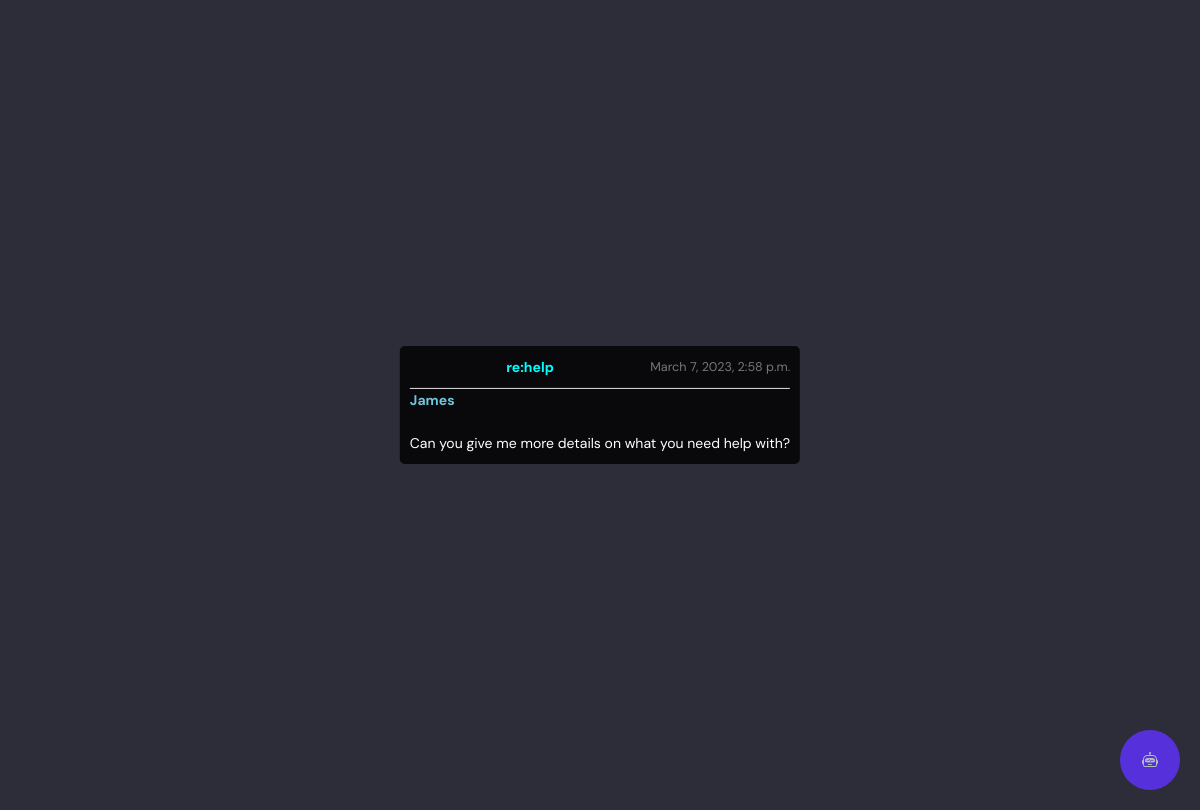
/message/5/ (signed in), run on the app's committed database.
### base/models.py (models this page shows, shortened)
class Message(models.Model):
    user = models.ForeignKey(
        User, on_delete=models.SET_NULL, null=True, blank=True)
    recipient = models.ForeignKey(
        User, on_delete=models.SET_NULL, null=True, blank=True, related_name="messages")
    name = models.CharField(max_length=200, null=True, blank=True)
    email = models.EmailField(max_length=200, null=True, blank=True)
    subject = models.CharField(max_length=200, null=True, blank=True)
    body = models.TextField()
    is_read = models.BooleanField(default=False, null=True)
    room = models.ForeignKey(Room, on_delete=models.CASCADE)
    updated = models.DateTimeField(auto_now=True)
    created = models.DateTimeField(auto_now_add=True)
    class Meta:
        ordering = ['is_read', '-created']

### base/views.py (the view)
# urls.py: path('message/<str:pk>/', views.viewMessage, name="message"),
@login_required(login_url='login')
def viewMessage(request, pk):
    user = request.user
    message = user.messages.get(id=pk)
    if message.is_read == False:
        message.is_read = True
        message.save()
    context = {'message': message}
    return render(request, 'base/message.html', context)

### base/templates/base/message.html (shortened to what this page needs)
{% extends 'main.html' %}
{% block content %}
<main class="messagePage my-xl messagePage-top">
    <div class="content-box">
        <div class="message-container">
            <div class="message-header">
                <h2 class="message__subject">{{message.subject}}</h2>
                <p class="message__date">{{message.created}}</p>
            </div>
            {% if message.user %}
            <a href="{% url 'user-profile' message.user.id  %}" class="message__author">{{message.name}}</a>
            {% else %}
            <p class="message__author">{{message.name}}</p>
            {% endif %}
            <div class="message__body">{{message.body|linebreaksbr}}</div>
        </div>
    </div>
</main>
{% endblock content %}

### static/styles/style.css (style rules this page uses)
:root { --color-main: #71c6dd; --color-main-light: #e1f6fb; --color-dark: #3f4156; --color-dark-medium: #51546e; --color-dark-light: #696d97; --color-light: #e5e5e5; --color-gray: #8b8b8b; --color-light-gray: #b2bdbd; --color-bg: #2d2d39; --color-success: #5dd693; --color-error: #fc4b0b; }
* { font-family: "DM Sans", -apple-system, BlinkMacSystemFont, "Segoe UI", Roboto, Oxygen, Ubuntu, Cantarell, "Open Sans", "Helvetica Neue", sans-serif; margin: 0; padding: 0; box-sizing: border-box; text-rendering: optimizeLegibility; font-size: inherit; }
html { font-size: 56.25%; }
@media only screen and (min-width: 1200px) { html { font-size: 62.5%; } }
body { line-height: 1.6; font-weight: 400; font-size: 1.5rem; color: var(--color-light-gray); background-color: var(--color-bg); min-height: 100vh; }
a { display: inline-block; color: var(--color-main); text-decoration: none; }
.message-container { position: fixed; top: 50%; left: 50%; transform: translate(-50%, -50%); background-color: rgba(0, 0, 0, 0.8); color: #fff; padding: 10px; border-radius: 5px; font-size: 14px; z-index: 1000; }
.message__subject { font-weight: bold; color: aqua; }
html, body { height: 100%; }
body { position: relative; min-height: 100%; margin: 0; padding-bottom: 80px; }
.message-container { display: flex; flex-direction: column; max-width: 800px; margin: 0 auto; }
.message-header { display: flex; justify-content: space-between; align-items: center; padding-bottom: 10px; border-bottom: 1px solid #e0e0e0; }
.message__subject { margin: 0; }
.message__author { font-weight: bold; }
.message__date { font-size: 0.9em; color: #777; }
.message__body { padding-top: 20px; }
.messagePage-top { margin-top: 10px; }

### data on the page
Message: subject "re:help", created "March 7, 2023, 2:58 p.m.", name "James", body "Can you give me more details on what you need help with?"
